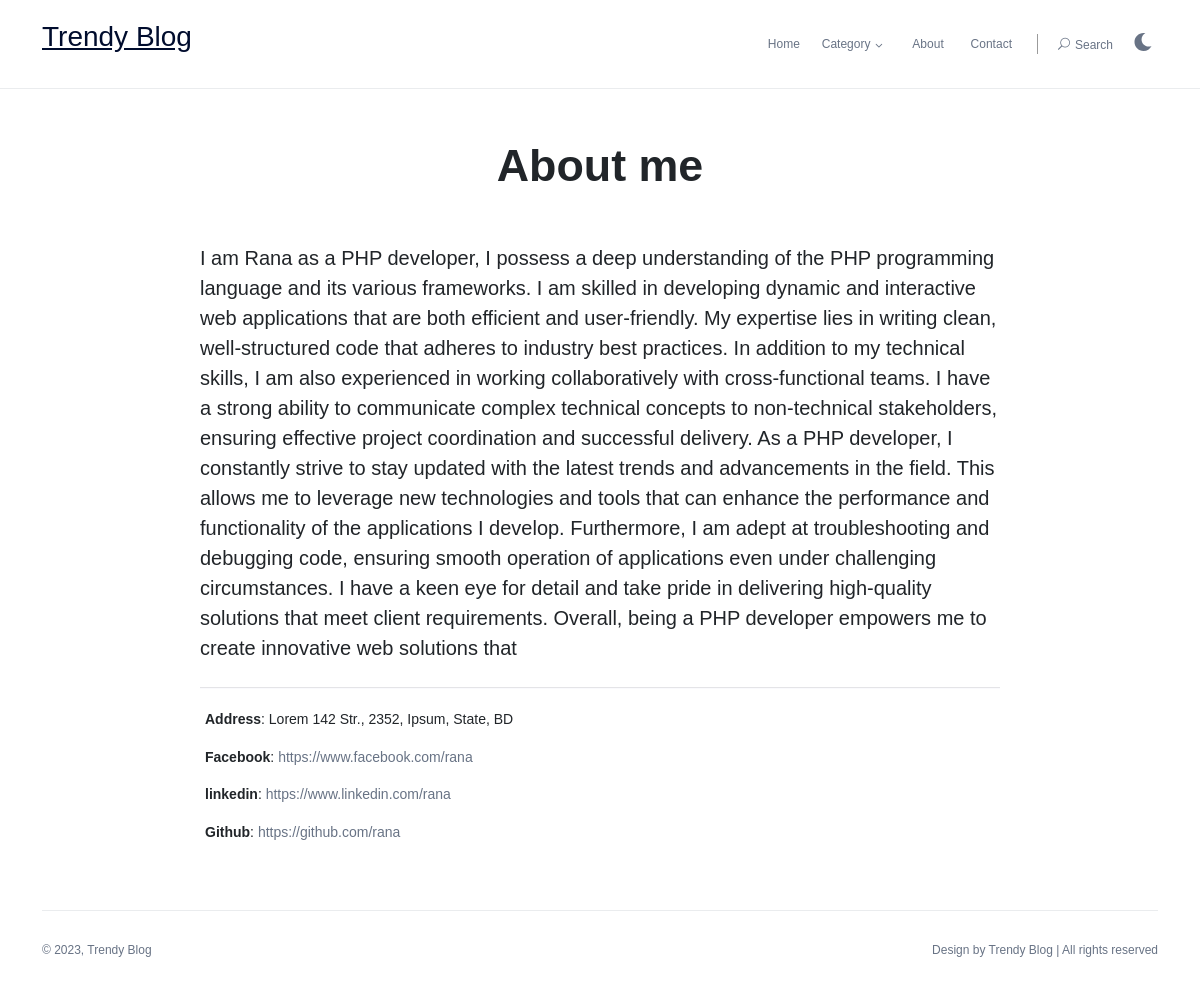
Page /about.php on the committed database.
### tables this page shows
CREATE TABLE `site_settings` (
  `id` bigint NOT NULL,
  `logo` varchar(255) DEFAULT NULL,
  `site_title` varchar(255) NOT NULL,
  `logo_text` varchar(255) NOT NULL,
  `description` text,
  `keywords` varchar(255) DEFAULT NULL,
  `pagination` tinyint DEFAULT NULL,
  `pop_per_page` tinyint DEFAULT NULL,
  `rel_posts_limit` tinyint DEFAULT NULL
);

CREATE TABLE `about_page` (
  `id` bigint NOT NULL,
  `title` varchar(255) NOT NULL,
  `description` text NOT NULL,
  `address` varchar(255) DEFAULT NULL,
  `facebook` varchar(255) DEFAULT NULL,
  `linkedin` varchar(255) DEFAULT NULL,
  `github` varchar(255) DEFAULT NULL
);

### classes/SiteSetting.php (called while the page is built, shortened)
<?php
$realPath = dirname(__FILE__);
require_once $realPath . './../lib/Database.php';
class SiteSetting{
 private $db;
 public function __construct()
 {
  $this->db = new Database();
 }
 public function getSiteSetting()
 {
  try {
   $query = "SELECT * FROM site_settings WHERE id = :id";
   $params = [":id" => 1];
   $result = $this->db->query($query, $params);
   return $result->fetch(PDO::FETCH_ASSOC);
  } catch (Exception $e) {
   $this->error = $e->getMessage();
  }
 }
}

### lib/Database.php (called while the page is built, shortened)
<?php
class  Database
{
    private $host = DB_HOST;
    private $user = DB_USER;
    private $password = DB_PASS;
    private $database = DB_NAME;
    private $conn;
    private function connectDB()
    {
        try {
            $this->conn = new PDO("mysql:host={$this->host};dbname={$this->database}", $this->user, $this->password);
            $this->conn->setAttribute(PDO::ATTR_ERRMODE, PDO::ERRMODE_EXCEPTION);
        } catch (PDOException $e) {
            echo "Connection failed: " . $e->getMessage();
        }
    }
    public function query($sql, $params = [])
    {
        $stmt = $this->conn->prepare($sql);
        $stmt->execute($params);
        return $stmt;
    }
}

### classes/Page.php (called while the page is built, shortened)
<?php
$realPath = dirname(__FILE__);
require_once $realPath . './../lib/Database.php';
class Page
{
 private $db;
 public function __construct()
 {
  $this->db = new Database();
 }
 public function getAboutMe()
 {
  try {
   $query = "SELECT * FROM about_page WHERE id = :id";
   $params = [':id' => 1];
   $result = $this->db->query($query, $params);
   return $result->fetch(PDO::FETCH_ASSOC);
  } catch (Exception $e) {
   $this->error = $e->getMessage();
  }
 }
}

### about.php (the view, shortened to what this page needs)
<?php
include_once './layouts/head.php';
$aboutObj = new Page();
$about = $aboutObj->getAboutMe();
?>
<body class="theme-mode">
 <?php include_once './layouts/header.php'; ?>
 <main class="pb-30">
  <div class="container single-content">
   <div class="entry-header entry-header-style-1 mb-50 pt-50 text-center">
    <h1 class="entry-title mb-20 font-weight-900 ">
     <?php echo $about['title']; ?>
    </h1>
   </div>
   <article class="entry-wraper">
    <p class="font-large"><?php echo $about['description']; ?></p>
    <hr class="wp-block-separator is-style-wide">
    <p><strong>Address</strong>: <?php echo $about['address']; ?></p>
    <p><strong>Facebook</strong>: <a href="<?php echo $about['facebook']; ?>"><?php echo $about['facebook']; ?></a></p>
    <p><strong>linkedin</strong>: <a href="<?php echo $about['linkedin']; ?>"><?php echo $about['linkedin']; ?></a></p>
    <p><strong>Github</strong>: <a href="<?php echo $about['github']; ?>"><?php echo $about['github']; ?></a></p>
   </article>
  </div>
 </main>
 <?php include './layouts/footer.php'; ?>
</body>
</html>

### layouts/header.php (shortened to what this page needs)
<header class="main-header header-style-1 font-heading">
   <div class="header-top">
      <div class="container">
         <div class="row pt-20 pb-20">
            <div class="col-md-3 col-xs-6">
               <a href="index.php"><h6 class="fs-3 text-decoration-underline text-dark"><?php echo $setting['logo_text']??'Trendy Blog'; ?></h6></a>
            </div>
            <div class="col-md-9 col-xs-6 text-end header-top-right ">
               <ul class="list-inline nav-topbar d-none d-md-inline">
                  <li class="list-inline-item"><a href="index.php"><i class="elegant-icon icon_home mr-5"></i>Home</a>
                  </li>
                  <li class="list-inline-item menu-item-has-children"><a href="#">Category</a>
                  </li>
                  <li class="list-inline-item"><a href="about.php"><i class="elegant-icon  mr-5"></i>About</a></li>
                  <li class="list-inline-item"><a href="contact.php"><i class="elegant-icon  mr-5"></i>Contact</a></li>
               </ul>
               <button class="search-icon d-none d-md-inline"><span class="mr-15 text-muted font-small"><i
                        class="elegant-icon icon_search mr-5"></i>Search</span></button>
               <div class="dark-light-mode-cover">
                  <a class="dark-light-mode" href="#"></a>
               </div>
            </div>
         </div>
      </div>
   </div>
</header>

### layouts/footer.php
<footer class="pb-20">
    <div class="container">
        <div class="footer-copy-right pt-30 mt-20 wow fadeInUp animated">
            <p class="float-md-start font-small text-muted">© 2023,
                <?php echo $setting['site_title']??'Trendy Blog'; ?>
            </p>
            <p class="float-md-end font-small text-muted">
                Design by
                <?php echo $setting['site_title']??'Trendy Blog'; ?> | All rights reserved
            </p>
        </div>
    </div>
</footer>

### assets/css/style.css (style rules this page uses)
:root { --color-mode:"light"; --color-primary:#5869DA; --color-secondary:#2d3d8b; --color-success:#09815C; --color-danger:#e3363e; --color-warning:#e38836; --color-info:#4da7d4; --color-light:#f8f9f9; --color-grey:#f7f8f9; --color-dark:#000c2d; --color-muted:#687385; --color-white:#FFFFFF; --primary-border-color:#9b9b9b; --secondary-border-color:#f0f8ff; --mutted-border-color:#eaecee; --box-shadow-normal:0 10px 10px rgba(0,0,0,0.08); --box-shadow-hover:0 4px 60px 0 rgba(0,0,0,0.2); --button-shadow-color-normal:hsla(0,0%,42.4%,0.2); --button-shadow-color-hover:hsla(0,0%,42.4%,0.3); --dark-background: #212529; --dark-mutted-border-color:#3e4451; --dark-color-muted: #b4bfd0; --dark-color-grey: #1f2326; }
.text-dark { color:var(--color-dark)!important; }
.text-muted, .text-muted a { color:var(--color-muted)!important; }
body { font-family:'Noto Sans JP',sans-serif;font-weight:normal;font-style:normal;font-size:14px; }
h1, h2, h3, h4, h5, h6, .font-heading, .btn, .post-title { font-style:normal;font-weight:500;text-transform:none;font-family:'Noto Sans JP',sans-serif; }
p { margin-bottom:1.2em;font-weight:400 }
a, .button { -webkit-transition:all .2s ease-out 0s;-moz-transition:all .2s ease-out 0s;-ms-transition:all .2s ease-out 0s;-o-transition:all .2s ease-out 0s;transition:all .2s ease-out 0s }
a { color:var(--color-muted); text-decoration:none }
ul { margin:0px;padding:0px }
li { list-style:none }
hr { border-bottom:1px solid #eceff8;border-top:0 none;margin:30px 0;padding:0 }
ul { padding:0;margin:0; }
::placeholder { color:#838383 }
.font-small { font-size:12px; }
.font-large { font-size:20px; }
.font-weight-900 { font-weight:900 }
#off-canvas-toggle, .user-account, .subscribe, .search-close, button.slick-arrow, .off-canvas-close, .search-button, button.search-icon, .single-more-articles-close, .search-btn { cursor:pointer; }
button.search-icon { border:none;background:none;padding:0;font-weight:500;line-height:1; }
.main-header .main-nav ul li a, .nav-topbar li a { position:relative;padding:15px 0;display:block; }
.main-header .main-nav ul li.menu-item-has-children > a, .nav-topbar li.menu-item-has-children > a { padding-right:15px; }
.main-header .main-nav ul li.menu-item-has-children > a::before, .nav-topbar li.menu-item-has-children > a::before { content:"\33";font-family:'ElegantIcons';display:inline-block;padding-left:5px;position:absolute;right:0;font-size:14px; }
.nav-topbar > li { position:relative;padding:0 5px; }
.nav-topbar li a { position:relative;font-size:12px; }
.header-top { border-bottom-width:1px;border-bottom-style:solid;border-bottom-color:var(--mutted-border-color) }
.header-top-right { display:flex;justify-content:flex-end;align-items:center; }
.footer-copy-right { overflow:hidden }
.footer-copy-right { border-top:1px solid var(--mutted-border-color) }
.entry-header .entry-title { font-size:3.2em; }
.entry-wraper { position:relative; }
.wp-block-separator { border-top:1px solid #9598a2;margin-top:20px;margin-bottom:20px;margin-left:auto;margin-right:auto; }

### assets/css/widgets.css (style rules this page uses)
* { box-sizing:border-box; }
.mt-20 { margin-top:20px!important }
.mb-20 { margin-bottom:20px!important }
.mb-50 { margin-bottom:50px!important }
.mr-5 { margin-right:5px!important }
.mr-15 { margin-right:15px!important }
.pt-20 { padding-top:20px!important }
.pt-30 { padding-top:30px!important }
.pt-50 { padding-top:50px!important }
.pb-20 { padding-bottom:20px!important }
.pb-30 { padding-bottom:30px!important }

### assets/css/dark.css (style rules this page uses)
.dark-light-mode { height: 30px; width: 30px; background: url(../imgs/theme/dark.svg) no-repeat center; display: inline-block; margin-top: 2px; }

### assets/css/responsive.css (style rules this page uses)
@media (min-width:1200px) { .container { max-width:1140px; } }
@media (min-width:992px) { .entry-wraper, .entry-header.entry-header-style-1, .single-comment { max-width:800px;margin:0 auto; } }

### rows in the picture
site_settings: logo_text "Trendy Blog", site_title "Trendy Blog"
about_page: title "About me", description "I am Rana as a PHP developer, I possess a deep understanding of the PHP programming language and its various frameworks. I am skilled in developing dynamic and interactive web applications that are both efficient and user-friendly. My expertise lies in writing clean, well-structured code that adheres to industry best practices. In addition to my technical skills, I am also experienced in working collaboratively with cross-functional teams. I have a strong ability to communicate complex technical concepts to non-technical stakeholders, ensuring effective project coordination and successful delivery. As a PHP developer, I constantly strive to stay updated with the latest trends and…", address "Lorem 142 Str., 2352, Ipsum, State, BD", facebook "https://www.facebook.com/rana", linkedin "https://www.linkedin.com/rana", github "https://github.com/rana"
